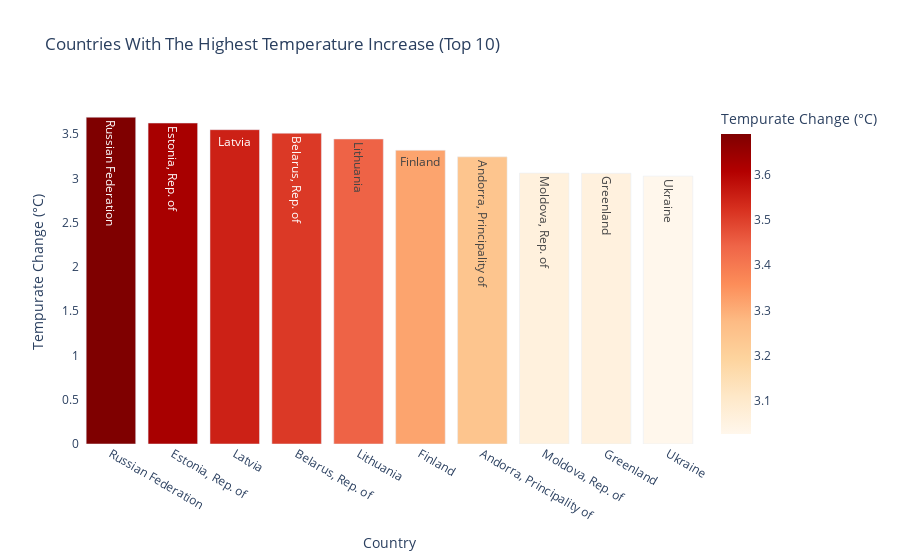

The code cell stored with this chart in its notebook:
### Markdown cell above
#  3.plot the graph to show the countries which has highest temperature changes

### Code cell
fig_bar = px.bar(melt.sort_values("Tempurate_Change", ascending = False).head(10), x='Country',
                 y='Tempurate_Change', color='Tempurate_Change', color_continuous_scale = 'orrd',
                 title='Countries With The Highest Temperature Increase (Top 10)', text="Country",
                 labels={'Tempurate_Change': 'Tempurate Change (°C)'})

fig_bar.update_layout(
    xaxis=dict(showgrid=False),
    yaxis=dict(showgrid=False),
    plot_bgcolor='rgba(0,0,0,0)'
)
fig_bar.show()

### Figure 1 — Plotly figure (JSON) as saved in the notebook; plotly's stock layout.template omitted (floating-point values rounded to 4 significant figures)
{"data": [{"alignmentgroup": "True", "hovertemplate": "Country=%{text}<br>Tempurate Change (°C)=%{marker.color}<extra></extra>", "legendgroup": "", "marker": {"color": [3.691, 3.625, 3.55, 3.51, 3.445, 3.317, 3.243, 3.06, 3.058, 3.026], "coloraxis": "coloraxis", "pattern": {"shape": ""}}, "name": "", "offsetgroup": "", "orientation": "v", "showlegend": false, "text": ["Russian Federation", "Estonia, Rep. of", "Latvia", "Belarus, Rep. of", "Lithuania", "Finland", "Andorra, Principality of", "Moldova, Rep. of", "Greenland", "Ukraine"], "textposition": "auto", "type": "bar", "x": ["Russian Federation", "Estonia, Rep. of", "Latvia", "Belarus, Rep. of", "Lithuania", "Finland", "Andorra, Principality of", "Moldova, Rep. of", "Greenland", "Ukraine"], "xaxis": "x", "y": [3.691, 3.625, 3.55, 3.51, 3.445, 3.317, 3.243, 3.06, 3.058, 3.026], "yaxis": "y"}], "layout": {"barmode": "relative", "coloraxis": {"colorbar": {"title": {"text": "Tempurate Change (°C)"}}, "colorscale": [[0.0, "rgb(255,247,236)"], [0.125, "rgb(254,232,200)"], [0.25, "rgb(253,212,158)"], [0.375, "rgb(253,187,132)"], [0.5, "rgb(252,141,89)"], [0.625, "rgb(239,101,72)"], [0.75, "rgb(215,48,31)"], [0.875, "rgb(179,0,0)"], [1.0, "rgb(127,0,0)"]]}, "legend": {"tracegroupgap": 0}, "plot_bgcolor": "rgba(0,0,0,0)", "title": {"text": "Countries With The Highest Temperature Increase (Top 10)"}, "xaxis": {"anchor": "y", "domain": [0.0, 1.0], "showgrid": false, "title": {"text": "Country"}}, "yaxis": {"anchor": "x", "domain": [0.0, 1.0], "showgrid": false, "title": {"text": "Tempurate Change (°C)"}}}}
